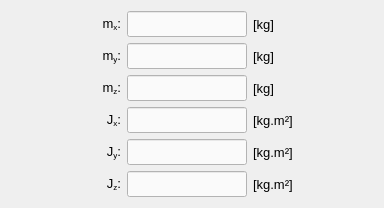
                   <widget class="QWidget" name="tab">
                    <attribute name="title">
                     <string>Mass</string>
                    </attribute>
                    <layout class="QGridLayout" name="gridLayout_2">
                     <item row="5" column="1">
                      <widget class="QLabel" name="label_141">
                       <property name="enabled">
                        <bool>true</bool>
                       </property>
                       <property name="minimumSize">
                        <size>
                         <width>70</width>
                         <height>26</height>
                        </size>
                       </property>
                       <property name="maximumSize">
                        <size>
                         <width>70</width>
                         <height>26</height>
                        </size>
                       </property>
                       <property name="font">
                        <font>
                         <pointsize>10</pointsize>
                        </font>
                       </property>
                       <property name="mouseTracking">
                        <bool>true</bool>
                       </property>
                       <property name="text">
                        <string>&lt;html&gt;&lt;head/&gt;&lt;body&gt;&lt;p align=&quot;right&quot;&gt;J&lt;span style=&quot; vertical-align:sub;&quot;&gt;z&lt;/span&gt;:&lt;/p&gt;&lt;/body&gt;&lt;/html&gt;</string>
                       </property>
                       <property name="alignment">
                        <set>Qt::AlignCenter</set>
                       </property>
                      </widget>
                     </item>
                     <item row="5" column="2">
                      <widget class="QLineEdit" name="lineEdit_Jz">
                       <property name="enabled">
                        <bool>true</bool>
                       </property>
                       <property name="minimumSize">
                        <size>
                         <width>120</width>
                         <height>26</height>
                        </size>
                       </property>
                       <property name="maximumSize">
                        <size>
                         <width>120</width>
                         <height>26</height>
                        </size>
                       </property>
                       <property name="font">
                        <font>
                         <pointsize>10</pointsize>
                        </font>
                       </property>
                       <property name="styleSheet">
                        <string notr="true">QLineEdit{color: rgb(0, 0, 0); background-color: rgb(250, 250, 250)}
QLineEdit:disabled{color: rgb(100, 100, 100); background-color: rgb(240, 240, 240)}</string>
                       </property>
                       <property name="text">
                        <string/>
                       </property>
                       <property name="alignment">
                        <set>Qt::AlignCenter</set>
                       </property>
                      </widget>
                     </item>
                     <item row="2" column="1">
                      <widget class="QLabel" name="label_140">
                       <property name="enabled">
                        <bool>true</bool>
                       </property>
                       <property name="minimumSize">
                        <size>
                         <width>70</width>
                         <height>26</height>
                        </size>
                       </property>
                       <property name="maximumSize">
                        <size>
                         <width>70</width>
                         <height>26</height>
                        </size>
                       </property>
                       <property name="font">
                        <font>
                         <pointsize>10</pointsize>
                        </font>
                       </property>
                       <property name="mouseTracking">
                        <bool>true</bool>
                       </property>
                       <property name="text">
                        <string>&lt;html&gt;&lt;head/&gt;&lt;body&gt;&lt;p align=&quot;right&quot;&gt;m&lt;span style=&quot; vertical-align:sub;&quot;&gt;z&lt;/span&gt;:&lt;/p&gt;&lt;/body&gt;&lt;/html&gt;</string>
                       </property>
                       <property name="alignment">
                        <set>Qt::AlignCenter</set>
                       </property>
                      </widget>
                     </item>
                     <item row="2" column="2">
                      <widget class="QLineEdit" name="lineEdit_mz">
                       <property name="enabled">
                        <bool>true</bool>
                       </property>
                       <property name="minimumSize">
                        <size>
                         <width>120</width>
                         <height>26</height>
                        </size>
                       </property>
                       <property name="maximumSize">
                        <size>
                         <width>120</width>
                         <height>26</height>
                        </size>
                       </property>
                       <property name="font">
                        <font>
                         <pointsize>10</pointsize>
                        </font>
                       </property>
                       <property name="styleSheet">
                        <string notr="true">QLineEdit{color: rgb(0, 0, 0); background-color: rgb(250, 250, 250)}
QLineEdit:disabled{color: rgb(100, 100, 100); background-color: rgb(240, 240, 240)}</string>
                       </property>
                       <property name="text">
                        <string/>
                       </property>
                       <property name="alignment">
                        <set>Qt::AlignCenter</set>
                       </property>
                      </widget>
                     </item>
                     <item row="0" column="2">
                      <widget class="QLineEdit" name="lineEdit_mx">
                       <property name="enabled">
                        <bool>true</bool>
                       </property>
                       <property name="minimumSize">
                        <size>
                         <width>120</width>
                         <height>26</height>
                        </size>
                       </property>
                       <property name="maximumSize">
                        <size>
                         <width>120</width>
                         <height>26</height>
                        </size>
                       </property>
                       <property name="font">
                        <font>
                         <pointsize>10</pointsize>
                        </font>
                       </property>
                       <property name="styleSheet">
                        <string notr="true">QLineEdit{color: rgb(0, 0, 0); background-color: rgb(250, 250, 250)}
QLineEdit:disabled{color: rgb(100, 100, 100); background-color: rgb(240, 240, 240)}</string>
                       </property>
                       <property name="text">
                        <string/>
                       </property>
                       <property name="alignment">
                        <set>Qt::AlignCenter</set>
                       </property>
                      </widget>
                     </item>
                     <item row="3" column="3">
                      <widget class="QLabel" name="label_147">
                       <property name="minimumSize">
                        <size>
                         <width>80</width>
                         <height>26</height>
                        </size>
                       </property>
                       <property name="maximumSize">
                        <size>
                         <width>80</width>
                         <height>26</height>
                        </size>
                       </property>
                       <property name="font">
                        <font>
                         <pointsize>10</pointsize>
                        </font>
                       </property>
                       <property name="text">
                        <string>[kg.m²]</string>
                       </property>
                       <property name="alignment">
                        <set>Qt::AlignLeading|Qt::AlignLeft|Qt::AlignVCenter</set>
                       </property>
                      </widget>
                     </item>
                     <item row="1" column="1">
                      <widget class="QLabel" name="label_142">
                       <property name="enabled">
                        <bool>true</bool>
                       </property>
                       <property name="minimumSize">
                        <size>
                         <width>70</width>
                         <height>26</height>
                        </size>
                       </property>
                       <property name="maximumSize">
                        <size>
                         <width>70</width>
                         <height>26</height>
                        </size>
                       </property>
                       <property name="font">
                        <font>
                         <pointsize>10</pointsize>
                        </font>
                       </property>
                       <property name="mouseTracking">
                        <bool>true</bool>
                       </property>
                       <property name="text">
                        <string>&lt;html&gt;&lt;head/&gt;&lt;body&gt;&lt;p align=&quot;right&quot;&gt;m&lt;span style=&quot; vertical-align:sub;&quot;&gt;y&lt;/span&gt;:&lt;/p&gt;&lt;/body&gt;&lt;/html&gt;</string>
                       </property>
                       <property name="alignment">
                        <set>Qt::AlignCenter</set>
                       </property>
                      </widget>
                     </item>
                     <item row="4" column="2">
                      <widget class="QLineEdit" name="lineEdit_Jy">
                       <property name="enabled">
                        <bool>true</bool>
                       </property>
                       <property name="minimumSize">
                        <size>
                         <width>120</width>
                         <height>26</height>
                        </size>
                       </property>
                       <property name="maximumSize">
                        <size>
                         <width>120</width>
                         <height>26</height>
                        </size>
                       </property>
                       <property name="font">
                        <font>
                         <pointsize>10</pointsize>
                        </font>
                       </property>
                       <property name="styleSheet">
                        <string notr="true">QLineEdit{color: rgb(0, 0, 0); background-color: rgb(250, 250, 250)}
QLineEdit:disabled{color: rgb(100, 100, 100); background-color: rgb(240, 240, 240)}</string>
                       </property>
                       <property name="text">
                        <string/>
                       </property>
                       <property name="alignment">
                        <set>Qt::AlignCenter</set>
                       </property>
                      </widget>
                     </item>
                     <item row="0" column="3">
                      <widget class="QLabel" name="label_23">
                       <property name="minimumSize">
                        <size>
                         <width>80</width>
                         <height>26</height>
                        </size>
                       </property>
                       <property name="maximumSize">
                        <size>
                         <width>80</width>
                         <height>26</height>
                        </size>
                       </property>
                       <property name="font">
                        <font>
                         <pointsize>10</pointsize>
                        </font>
                       </property>
                       <property name="text">
                        <string>[kg]</string>
                       </property>
                       <property name="alignment">
                        <set>Qt::AlignLeading|Qt::AlignLeft|Qt::AlignVCenter</set>
                       </property>
                      </widget>
                     </item>
                     <item row="1" column="2">
                      <widget class="QLineEdit" name="lineEdit_my">
                       <property name="enabled">
                        <bool>true</bool>
                       </property>
                       <property name="minimumSize">
                        <size>
                         <width>120</width>
                         <height>26</height>
                        </size>
                       </property>
                       <property name="maximumSize">
                        <size>
                         <width>120</width>
                         <height>26</height>
                        </size>
                       </property>
                       <property name="font">
                        <font>
                         <pointsize>10</pointsize>
                        </font>
                       </property>
                       <property name="styleSheet">
                        <string notr="true">QLineEdit{color: rgb(0, 0, 0); background-color: rgb(250, 250, 250)}
QLineEdit:disabled{color: rgb(100, 100, 100); background-color: rgb(240, 240, 240)}</string>
                       </property>
                       <property name="text">
                        <string/>
                       </property>
                       <property name="alignment">
                        <set>Qt::AlignCenter</set>
                       </property>
                      </widget>
                     </item>
                     <item row="4" column="1">
                      <widget class="QLabel" name="label_144">
                       <property name="enabled">
                        <bool>true</bool>
                       </property>
                       <property name="minimumSize">
                        <size>
                         <width>70</width>
                         <height>26</height>
                        </size>
                       </property>
                       <property name="maximumSize">
                        <size>
                         <width>70</width>
                         <height>26</height>
                        </size>
                       </property>
                       <property name="font">
                        <font>
                         <pointsize>10</pointsize>
                        </font>
                       </property>
                       <property name="mouseTracking">
                        <bool>true</bool>
                       </property>
                       <property name="text">
                        <string>&lt;html&gt;&lt;head/&gt;&lt;body&gt;&lt;p align=&quot;right&quot;&gt;J&lt;span style=&quot; vertical-align:sub;&quot;&gt;y&lt;/span&gt;:&lt;/p&gt;&lt;/body&gt;&lt;/html&gt;</string>
                       </property>
                       <property name="alignment">
                        <set>Qt::AlignCenter</set>
                       </property>
                      </widget>
                     </item>
                     <item row="3" column="2">
                      <widget class="QLineEdit" name="lineEdit_Jx">
                       <property name="enabled">
                        <bool>true</bool>
                       </property>
                       <property name="minimumSize">
                        <size>
                         <width>120</width>
                         <height>26</height>
                        </size>
                       </property>
                       <property name="maximumSize">
                        <size>
                         <width>120</width>
                         <height>26</height>
                        </size>
                       </property>
                       <property name="font">
                        <font>
                         <pointsize>10</pointsize>
                        </font>
                       </property>
                       <property name="styleSheet">
                        <string notr="true">QLineEdit{color: rgb(0, 0, 0); background-color: rgb(250, 250, 250)}
QLineEdit:disabled{color: rgb(100, 100, 100); background-color: rgb(240, 240, 240)}</string>
                       </property>
                       <property name="text">
                        <string/>
                       </property>
                       <property name="alignment">
                        <set>Qt::AlignCenter</set>
                       </property>
                      </widget>
                     </item>
                     <item row="3" column="1">
                      <widget class="QLabel" name="label_94">
                       <property name="enabled">
                        <bool>true</bool>
                       </property>
                       <property name="minimumSize">
                        <size>
                         <width>70</width>
                         <height>26</height>
                        </size>
                       </property>
                       <property name="maximumSize">
                        <size>
                         <width>70</width>
                         <height>26</height>
                        </size>
                       </property>
                       <property name="font">
                        <font>
                         <pointsize>10</pointsize>
                        </font>
                       </property>
                       <property name="mouseTracking">
                        <bool>true</bool>
                       </property>
                       <property name="text">
                        <string>&lt;html&gt;&lt;head/&gt;&lt;body&gt;&lt;p align=&quot;right&quot;&gt;J&lt;span style=&quot; vertical-align:sub;&quot;&gt;x&lt;/span&gt;:&lt;/p&gt;&lt;/body&gt;&lt;/html&gt;</string>
                       </property>
                       <property name="alignment">
                        <set>Qt::AlignCenter</set>
                       </property>
                      </widget>
                     </item>
                     <item row="0" column="1">
                      <widget class="QLabel" name="label_145">
                       <property name="enabled">
                        <bool>true</bool>
                       </property>
                       <property name="minimumSize">
                        <size>
                         <width>70</width>
                         <height>26</height>
                        </size>
                       </property>
                       <property name="maximumSize">
                        <size>
                         <width>70</width>
                         <height>26</height>
                        </size>
                       </property>
                       <property name="font">
                        <font>
                         <pointsize>10</pointsize>
                        </font>
                       </property>
                       <property name="mouseTracking">
                        <bool>true</bool>
                       </property>
                       <property name="text">
                        <string>&lt;html&gt;&lt;head/&gt;&lt;body&gt;&lt;p align=&quot;right&quot;&gt;m&lt;span style=&quot; vertical-align:sub;&quot;&gt;x&lt;/span&gt;:&lt;/p&gt;&lt;/body&gt;&lt;/html&gt;</string>
                       </property>
                       <property name="alignment">
                        <set>Qt::AlignCenter</set>
                       </property>
                      </widget>
                     </item>
                     <item row="0" column="0">
                      <spacer name="horizontalSpacer">
                       <property name="orientation">
                        <enum>Qt::Horizontal</enum>
                       </property>
                       <property name="sizeHint" stdset="0">
                        <size>
                         <width>40</width>
                         <height>20</height>
                        </size>
                       </property>
                      </spacer>
                     </item>
                     <item row="0" column="4">
                      <spacer name="horizontalSpacer_2">
                       <property name="orientation">
                        <enum>Qt::Horizontal</enum>
                       </property>
                       <property name="sizeHint" stdset="0">
                        <size>
                         <width>40</width>
                         <height>20</height>
                        </size>
                       </property>
                      </spacer>
                     </item>
                     <item row="1" column="3">
                      <widget class="QLabel" name="label_24">
                       <property name="minimumSize">
                        <size>
                         <width>80</width>
                         <height>26</height>
                        </size>
                       </property>
                       <property name="maximumSize">
                        <size>
                         <width>80</width>
                         <height>26</height>
                        </size>
                       </property>
                       <property name="font">
                        <font>
                         <pointsize>10</pointsize>
                        </font>
                       </property>
                       <property name="text">
                        <string>[kg]</string>
                       </property>
                       <property name="alignment">
                        <set>Qt::AlignLeading|Qt::AlignLeft|Qt::AlignVCenter</set>
                       </property>
                      </widget>
                     </item>
                     <item row="2" column="3">
                      <widget class="QLabel" name="label_25">
                       <property name="minimumSize">
                        <size>
                         <width>80</width>
                         <height>26</height>
                        </size>
                       </property>
                       <property name="maximumSize">
                        <size>
                         <width>80</width>
                         <height>26</height>
                        </size>
                       </property>
                       <property name="font">
                        <font>
                         <pointsize>10</pointsize>
                        </font>
                       </property>
                       <property name="text">
                        <string>[kg]</string>
                       </property>
                       <property name="alignment">
                        <set>Qt::AlignLeading|Qt::AlignLeft|Qt::AlignVCenter</set>
                       </property>
                      </widget>
                     </item>
                     <item row="4" column="3">
                      <widget class="QLabel" name="label_148">
                       <property name="minimumSize">
                        <size>
                         <width>80</width>
                         <height>26</height>
                        </size>
                       </property>
                       <property name="maximumSize">
                        <size>
                         <width>80</width>
                         <height>26</height>
                        </size>
                       </property>
                       <property name="font">
                        <font>
                         <pointsize>10</pointsize>
                        </font>
                       </property>
                       <property name="text">
                        <string>[kg.m²]</string>
                       </property>
                       <property name="alignment">
                        <set>Qt::AlignLeading|Qt::AlignLeft|Qt::AlignVCenter</set>
                       </property>
                      </widget>
                     </item>
                     <item row="5" column="3">
                      <widget class="QLabel" name="label_149">
                       <property name="minimumSize">
                        <size>
                         <width>80</width>
                         <height>26</height>
                        </size>
                       </property>
                       <property name="maximumSize">
                        <size>
                         <width>80</width>
                         <height>26</height>
                        </size>
                       </property>
                       <property name="font">
                        <font>
                         <pointsize>10</pointsize>
                        </font>
                       </property>
                       <property name="text">
                        <string>[kg.m²]</string>
                       </property>
                       <property name="alignment">
                        <set>Qt::AlignLeading|Qt::AlignLeft|Qt::AlignVCenter</set>
                       </property>
                      </widget>
                     </item>
                    </layout>
                   </widget>
